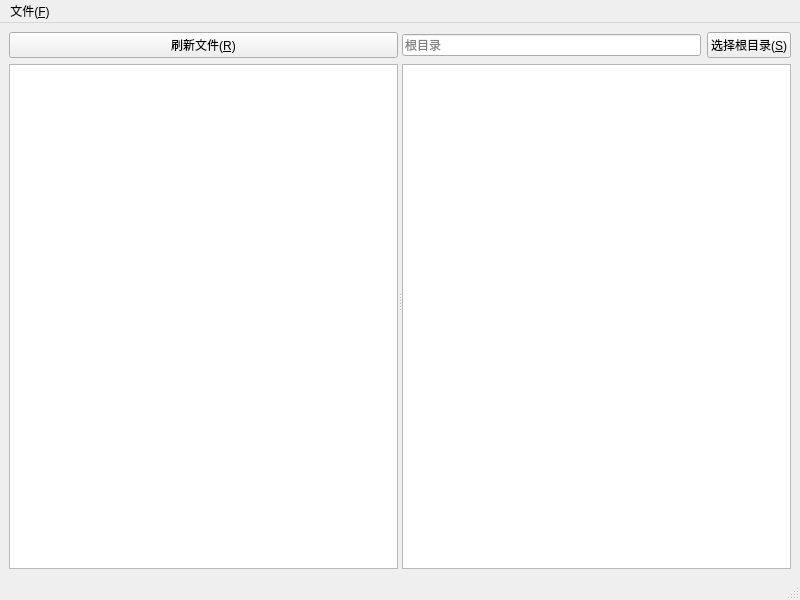
<?xml version="1.0" encoding="UTF-8"?>
<ui version="4.0">
 <class>MainWindow</class>
 <widget class="QMainWindow" name="MainWindow">
  <property name="geometry">
   <rect>
    <x>0</x>
    <y>0</y>
    <width>800</width>
    <height>600</height>
   </rect>
  </property>
  <property name="windowTitle">
   <string>OSS 文件管理</string>
  </property>
  <widget class="QWidget" name="centralwidget">
   <layout class="QGridLayout" name="gridLayout_3">
    <item row="0" column="0">
     <widget class="QSplitter" name="splitter">
      <property name="orientation">
       <enum>Qt::Orientation::Horizontal</enum>
      </property>
      <widget class="QWidget" name="gridLayoutWidget">
       <layout class="QVBoxLayout" name="verticalLayout">
        <item>
         <layout class="QHBoxLayout" name="horizontalLayout_2">
          <item>
           <widget class="QPushButton" name="reloadPushButton">
            <property name="text">
             <string>刷新文件(&amp;R)</string>
            </property>
           </widget>
          </item>
         </layout>
        </item>
        <item>
         <widget class="DragDropTreeView" name="remoteTreeView"/>
        </item>
       </layout>
      </widget>
      <widget class="QWidget" name="gridLayoutWidget_2">
       <layout class="QVBoxLayout" name="verticalLayout_2">
        <item>
         <layout class="QHBoxLayout" name="horizontalLayout_3">
          <item>
           <widget class="QLineEdit" name="rootDirLineEdit">
            <property name="placeholderText">
             <string>根目录</string>
            </property>
           </widget>
          </item>
          <item>
           <widget class="QPushButton" name="rootDirPushButton">
            <property name="text">
             <string>选择根目录(&amp;S)</string>
            </property>
           </widget>
          </item>
         </layout>
        </item>
        <item>
         <widget class="DragDropTreeView" name="localTreeView"/>
        </item>
       </layout>
      </widget>
     </widget>
    </item>
   </layout>
  </widget>
  <widget class="QMenuBar" name="menubar">
   <property name="geometry">
    <rect>
     <x>0</x>
     <y>0</y>
     <width>800</width>
     <height>33</height>
    </rect>
   </property>
   <widget class="QMenu" name="menu_F">
    <property name="title">
     <string>文件(&amp;F)</string>
    </property>
    <addaction name="action_S"/>
    <addaction name="separator"/>
    <addaction name="action_X"/>
   </widget>
   <addaction name="menu_F"/>
  </widget>
  <widget class="QStatusBar" name="statusbar"/>
  <action name="action_S">
   <property name="text">
    <string>设置(&amp;S)</string>
   </property>
  </action>
  <action name="action_X">
   <property name="text">
    <string>退出(&amp;X)</string>
   </property>
  </action>
 </widget>
 <customwidgets>
  <customwidget>
   <class>DragDropTreeView</class>
   <extends>QTreeView</extends>
   <header>app.components.DragDropTreeView</header>
  </customwidget>
 </customwidgets>
 <resources/>
 <connections>
  <connection>
   <sender>reloadPushButton</sender>
   <signal>clicked()</signal>
   <receiver>MainWindow</receiver>
   <slot>reloadFiles()</slot>
   <hints>
    <hint type="sourcelabel">
     <x>192</x>
     <y>48</y>
    </hint>
    <hint type="destinationlabel">
     <x>-28</x>
     <y>154</y>
    </hint>
   </hints>
  </connection>
  <connection>
   <sender>rootDirPushButton</sender>
   <signal>clicked()</signal>
   <receiver>MainWindow</receiver>
   <slot>selectRoot()</slot>
   <hints>
    <hint type="sourcelabel">
     <x>740</x>
     <y>61</y>
    </hint>
    <hint type="destinationlabel">
     <x>832</x>
     <y>117</y>
    </hint>
   </hints>
  </connection>
  <connection>
   <sender>rootDirLineEdit</sender>
   <signal>returnPressed()</signal>
   <receiver>MainWindow</receiver>
   <slot>changeRoot()</slot>
   <hints>
    <hint type="sourcelabel">
     <x>494</x>
     <y>56</y>
    </hint>
    <hint type="destinationlabel">
     <x>845</x>
     <y>228</y>
    </hint>
   </hints>
  </connection>
 </connections>
 <slots>
  <slot>reloadFiles()</slot>
  <slot>selectRoot()</slot>
  <slot>changeRoot()</slot>
 </slots>
</ui>
